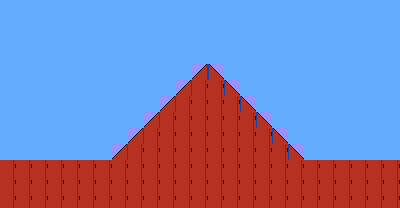

Tiled map render using the project's own tile images. Description and the map definition, with tile-layer contents summarised, below:
An orthogonal 25x13 tile map with 16x16 px tiles, 1 tile layer (Background) and 2 objects.

<map version="1.9" tiledversion="1.9.2" orientation="orthogonal" renderorder="right-down" width="25" height="13" tilewidth="16" tileheight="16" infinite="0" nextlayerid="3" nextobjectid="6">
 <tileset firstgid="1" name="NES - Super Mario Bros - Tileset" tilewidth="16" tileheight="16" spacing="2" margin="1" tilecount="1554" columns="37">
  <image source="NES - Super Mario Bros - Tileset.png" width="680" height="764" />
 </tileset>
 <layer id="1" name="Background" width="25" height="13" locked="1">
  <data>[325 cells, 325 non-empty, 3 distinct tile ids]</data>
 </layer>
 <objectgroup id="2" name="Terrian">
  <object id="3" x="0.970913" y="159.877">
   <polyline points="0,0 109.39,0 206.481,-97.0913 303.572,-0.647275 399.045,-0.323638" />
  </object>
  <object id="4" x="399.369" y="159.23">
   <polyline points="0,0 -0.323638,-159.23 -399.369,-158.906 -399.045,0.647275" />
  </object>
 </objectgroup>
</map>
